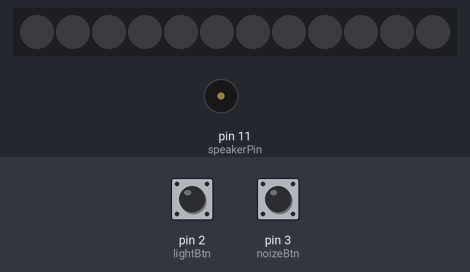
Recording of a sketch running on a simulated Arduino Uno, built with avr-gcc and run on an emulated ATmega328P. On the bench: 12 RGB LEDs in strip order, left to right, buzzer (waves = sounding). Inputs (shaded band) come from the test bench; at power-on: pin 2 (lightBtn) LOW, pin 3 (noizeBtn) LOW. Dim RGB values are drawn brighter than linear; the local clock reads 2024-03-15 10:24:30 at power-on unless the sketch sets it.

Above: at 1.2 s.
1.3 s: pin 2 (lightBtn) pulled HIGH for 0.15 s
At 1.6 s:
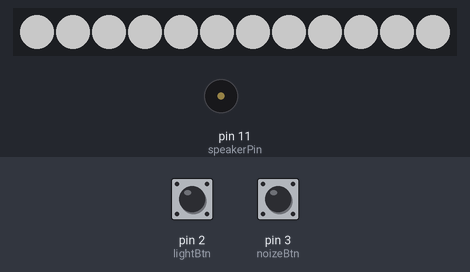
2.9 s: pin 3 (noizeBtn) pulled HIGH for 0.15 s
At 3.4 s:
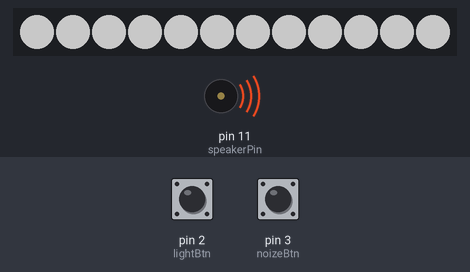
4.5 s: pin 2 (lightBtn) pulled HIGH for 1 s
At 5.3 s:
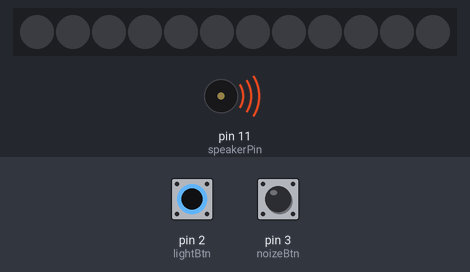
7.0 s: pin 3 (noizeBtn) pulled HIGH for 1 s
9.5 s: pin 3 (noizeBtn) pulled HIGH for 3.2 s
At 13.9 s:
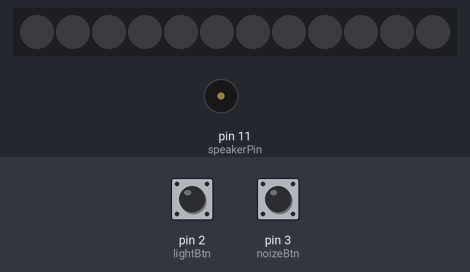
Timing chart, 0 to 15.2 s (numbered marks = the images above; inputs shaded):
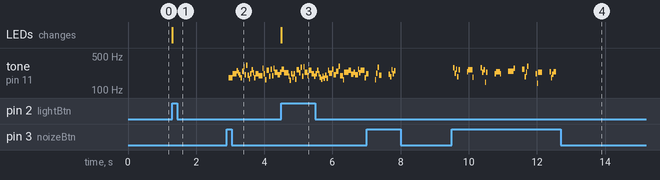

Measured:
- after the input at 1.3 s, the LEDs: change at once (image 1)
- after the input at 2.9 s, tone on pin 11 (speakerPin): plays 178 Hz for 0.12 s, 217 Hz for 0.12 s, 250 Hz for 0.04 s, 224 Hz for 0.04 s, 205 Hz for 0.04 s, 177 Hz for 0.04 s … (29 notes in this stretch), starting after 0.05 s
- after the input at 4.5 s, the LEDs: change at once (image 3)
- after the input at 9.5 s, tone on pin 11 (speakerPin): plays 288 Hz for 0.04 s, 223 Hz for 0.04 s, 265 Hz for 0.04 s, 189 Hz for 0.04 s, 259 Hz for 0.04 s, 236 Hz for 0.04 s … (29 notes in this stretch), starting after 0.05 s

The sketch:

NightDuino.ino
```cpp
#include <Wire.h>
#include <Adafruit_NeoPixel.h>
#include <RTClib.h>

RTC_DS1307 RTC;

#define PIN 8

// Setting up the buttons
#define lightBtn 2
#define noizeBtn 3

#define speakerPin 11


uint8_t lightReading;           // the current reading from the input pin
uint8_t noizeReading;           // the current reading from the input pin

uint8_t lightState    = LOW;      // the current state of the output pin
uint8_t noizeState    = LOW;      // the current state of the output pin

uint8_t lightPrevious = HIGH;
uint8_t noizePrevious = HIGH;

uint32_t lightTime    = 0;         // the last time the output pin was toggled
uint32_t noizeTime    = 0;         // the last time the output pin was toggled

uint32_t lightDebounce = 200;   // the debounce time, increase if the output flickers
uint32_t noizeDebounce = 200;   // the debounce time, increase if the output flickers

// Buttons done

Adafruit_NeoPixel pixels = Adafruit_NeoPixel(12, PIN);

boolean  IsASleep = false;

uint16_t  minsTillWakeup    = 0;      // Minutes till wakeup time
uint16_t  minsPrLight       = 0;      // Minutes pr light
uint8_t   numOfLights       = 1;      // How many lights to light;
uint16_t  timinnnuna        = 0;      // timinn - 6:45 verður 645 og 7:30 verður 730
uint16_t  wakeuptime;                 // Normal wakeup time Mon-Fri
uint16_t  wakeuptimeNrm     = 643;    // Normal wakeup time Mon-Fri
uint16_t  wakeuptimeWnd     = 653;    // Weekend wakeup time Sat & Sun
uint16_t  slokkvadagljos    = 730;
uint16_t  sleeping          = 1845;   // When to hit sleeping mode
uint16_t  hadegiStart       = 1200;
uint16_t  hadegiStop        = 1400;

uint8_t todayIsDay = 0;

uint8_t  mode   = 1, // Current animation effect
offset = 0; // Position of spinny eyes
uint32_t warningColor  = 0xFF8000; // Warning - orange
uint32_t abnormalColor  = 0xFFFF00; // Abnormal - yellow
uint32_t color  = 0x0000FF; // Start Blue
uint32_t prevTime;


uint8_t NoiceFrequency = 50; // Frequency in microseconds
uint32_t soundCounter = 0;
#define aMinute 60000 // 60.000 mills = 1 minute
#define NumLoopsPM (aMinute*100)/NoiceFrequency // Number of times the NoiceFrequency is run pr minute

uint32_t reg = 0x55aa55aaL;;


DateTime now;

void setup() {
  Serial.begin(57600);

  pinMode(lightBtn, INPUT);
  pinMode(noizeBtn, INPUT);
  pinMode(speakerPin, OUTPUT);

  soundCounter = NumLoopsPM + 1;  // Make sure we fetch time on first loop

  Wire.begin();
  RTC.begin();

  pixels.begin();
  prevTime = millis();

  //if (! RTC.isrunning()) {
    //Serial.println("RTC is NOT running!");
  //  showState = 0; // Show a warning light
  //}
}

void loop() {

  if (soundCounter >= NumLoopsPM) {
    // Only get new time once pr minute as pulling new time will mess with the white noise
    soundCounter = 0;
    now = RTC.now();
    timinnnuna = (now.hour()*100)+now.minute();
    todayIsDay = now.dayOfWeek();

    if (todayIsDay == 0 || todayIsDay == 6) wakeuptime = wakeuptimeWnd;  // Sun = 0, Sat = 6
    else wakeuptime = wakeuptimeNrm;

  } else {
    soundCounter++;
  }


  lightReading = digitalRead(lightBtn);
  noizeReading = digitalRead(noizeBtn);

  // Light button control
  if (lightReading == HIGH && lightPrevious == LOW && millis() - lightTime > lightDebounce) {
    if (lightState == HIGH) {
      lightState = LOW;
    } else {
      lightState = HIGH;
    }
    lightTime = millis();
  }
  lightPrevious = lightReading;

  // Noize button control
  if (noizeReading == HIGH && noizePrevious == LOW && millis() - noizeTime > noizeDebounce) {
    if (noizeState == HIGH) {
      noizeState = LOW;
    } else {
      noizeState = HIGH;
      // Reading
    }
    noizeTime = millis();
  }
  noizePrevious = lightReading;

  uint8_t  i;
  uint32_t t;

  if (lightState == HIGH) {
    readingMode();
  } else if (!timinnnuna) {
    // Something is not right, warning lights!
    chaseTail(warningColor, 100);

  } else if (timinnnuna >= wakeuptime && timinnnuna <= slokkvadagljos) {
    // Sunrise
    IsASleep = false;
    sunriseMode();

  } else if (timinnnuna >= sleeping || timinnnuna < wakeuptime){
    IsASleep = true;

    minsTillWakeup = 690;
    if (timinnnuna == sleeping)  minsPrLight = minsTillWakeup / 12;  //
    minsTillWakeup = minutesTillWakeup(now);
    numOfLights = numberOfLights(minsTillWakeup, minsPrLight);

    Serial.println(numOfLights);
    Serial.println(minsTillWakeup);
    Serial.println("---");

    sleepingMode(numOfLights);

  }  else if (timinnnuna >= hadegiStart && timinnnuna < hadegiStop) {
    // Noon - just noize, no light
   IsASleep = true;
   offMode();

  } else {
    // Nothing going on, everything turned off
    IsASleep = false;
    offMode();
  }


  if (noizeState == HIGH) generateNoise();
  else delayMicroseconds(NoiceFrequency);

}

void chaseTail(uint32_t useColor, uint8_t useDelay){
  pixels.setBrightness(20);
  uint8_t  i;
    for(i=0; i<12; i++) {
      uint32_t c = 0;
      if(((offset + i) & 3) < 2) c = warningColor; // 4 pixels on...
      pixels.setPixelColor(i, c); // First eye
    }
    pixels.show();
    offset++;
    delay(useDelay);

}

void sleepingMode(uint8_t numOfLights) {


  pixels.setBrightness(5);
  for (int i = 0; i<numOfLights;i++) {
    pixels.setPixelColor(i, 0x0000FF);
  }
  for (int j = numOfLights; j<12; j++) {
    pixels.setPixelColor(j, 0x000000);
  }
  pixels.show();
}

void sunriseMode() {
  pixels.setBrightness(50);
  for (int i = 0; i<12;i++) {
    pixels.setPixelColor(i, 0xFF8000);
  }
  pixels.show();
}

void readingMode() {
  // All set to full brightness and white
  pixels.setBrightness(100);
  for (int i = 0; i<12;i++) {
    pixels.setPixelColor(i, 0xFFFFFF);
  }
  pixels.show();
}

void offMode() {
  // All set to full brightness and white
  pixels.setBrightness(0);
  for (int i = 0; i<12;i++) {
    pixels.setPixelColor(i, 0x000000);
  }
  pixels.show();
}

void printDate(DateTime now) {
  Serial.print(now.year(), DEC);
  Serial.print('/');
  Serial.print(now.month(), DEC);
  Serial.print('/');
  Serial.print(now.day(), DEC);
  Serial.print(' ');
  Serial.print(now.hour(), DEC);
  Serial.print(':');
  Serial.print(now.minute(), DEC);
  Serial.print(':');
  Serial.print(now.second(), DEC);
  Serial.println();

}

void generateNoise(){
  unsigned long int newr;
  unsigned char lobit;
  unsigned char b31, b29, b25, b24;
  b31 = (reg & (1L << 31)) >> 31;
  b29 = (reg & (1L << 29)) >> 29;
  b25 = (reg & (1L << 25)) >> 25;
  b24 = (reg & (1L << 24)) >> 24;
  lobit = b31 ^ b29 ^ b25 ^ b24;
  newr = (reg << 1) | lobit;
  reg = newr;
  digitalWrite (speakerPin, reg & 1);
  delayMicroseconds(NoiceFrequency); // Changing this value changes the frequency of the sound.
  //Serial.println(soundCounter);
}

uint16_t minutesTillWakeup(DateTime TimeNow) {
  uint16_t hoursFromMidnight = (wakeuptime/100);
  uint16_t fromMidnight = (hoursFromMidnight*60)+(wakeuptime-(hoursFromMidnight*100));

  uint16_t tillMidnight = ((23-TimeNow.hour())*60)+(60-TimeNow.minute());

  return hoursFromMidnight + tillMidnight;
}

uint16_t numberOfLights(uint16_t minTillWakeup, uint16_t minPrLight) {
  uint16_t numLights = round(minTillWakeup/minPrLight);
  return numLights;
}
```
